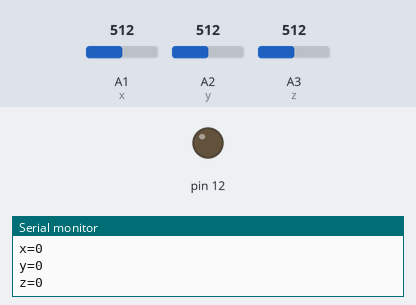
The sketch below on a simulated Arduino Uno, built with avr-gcc and run on an emulated ATmega328P. Shown: output pins drawn as LEDs (lit = HIGH), the last lines printed to the serial monitor. The inputs (shaded band) are chosen by the test bench; at power-on: A1 (x) = 512, A2 (y) = 512, A3 (z) = 512. The modem accepts every AT command (registered, SIM ready, sends succeed) and sends nothing else.

Above: at 9.8 s.
9.9 s: A1 (x) set to 547
11.8 s: A1 (x) set to 581
At 13.2 s:
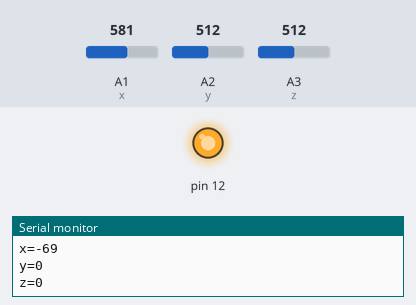
Timing chart, 0 to 16.1 s (numbered marks = the images above; inputs shaded):
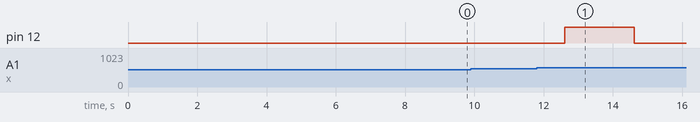

The sketch:

code.ino
```cpp
#include<SoftwareSerial.h>
//#include <TinyGPS.h>

SoftwareSerial gsm(10,11); //make RX arduino line is pin 2, make TX arduino line is pin 3.
//SoftwareSerial gps(4,5);
SoftwareSerial ESP8266(2,3);

#define x A1
#define y A2
#define z A3

int buzzer = 12;
float lati = 12.9410,lon = 77.5655;
String latitude="",longitude="";
String myAPIkey = "VKS0U28B37ENU9VS";

long writingTimer = 17;
long startTime = 0;
long waitTime = 0;
boolean relay1_st = false;
boolean relay2_st = false;
unsigned char check_connection=0;
unsigned char times_check=0;
boolean error;

int xsample=0;
int ysample=0;
int zsample=0;

#define samples 10
#define minVal -50
#define MaxVal 50

//int i=0,k=0;
//int  gps_status=0;
//String Speed="";
//String gpsString="";
//char *test="$GPRMC";

void initModule(String cmd, char *res, int t)
{
  while(1)
  {
    Serial.println(cmd);
    gsm.println(cmd);
    delay(100);
    while(gsm.available()>0)
    {
       if(gsm.find(res))
       {
        Serial.println(res);
        delay(t);
        return;
       }

       else
       {
        Serial.println("Error");
       }
    }
    delay(t);
  }
}

void setup()
{
  gsm.begin(9600);
  Serial.begin(9600);

  Serial.println("Initializing....");
  initModule("AT","OK",1000);
  initModule("ATE1","OK",1000); // characters are echoed from the keyboard to the screen.
  initModule("AT+CPIN?","READY",1000);  //sim card is inserted properly
  initModule("AT+CMGF=1","OK",1000);
  initModule("AT+CNMI=2,2,0,0,0","OK",1000);
  Serial.println("Initialized Successfully");

  for(int i=0;i<samples;i++)
  {
    xsample+=analogRead(x);
    ysample+=analogRead(y);
    zsample+=analogRead(z);
  }

  xsample/=samples;
  ysample/=samples;
  zsample/=samples;

  Serial.println(xsample);
  Serial.println(ysample);
  Serial.println(zsample);
  delay(1000);

  Serial.println("System Ready..");
  ESP8266.begin(9600);

  startTime = millis();
  ESP8266.println("AT+RST");
  delay(2000);
  Serial.println("Connecting to Wifi");
   while(check_connection==0)
  {
    Serial.print(".");
    ESP8266.print("AT+CWJAP=\"No device found\",\"kusu@123\"\r\n");
    ESP8266.setTimeout(5000);
    Serial.println("WIFI CONNECTED");
    break;
  }
  pinMode(12,OUTPUT);
  digitalWrite(12,LOW);

}

void loop()
{
    int value1=analogRead(x);
    int value2=analogRead(y);
    int value3=analogRead(z);

    int xValue=xsample-value1;
    int yValue=ysample-value2;
    int zValue=zsample-value3;

    Serial.print("x=");
    Serial.println(xValue);
    Serial.print("y=");
    Serial.println(yValue);
    Serial.print("z=");
    Serial.println(zValue);

    if(xValue < minVal || xValue > MaxVal  || yValue < minVal || yValue > MaxVal  || zValue < minVal || zValue > MaxVal )
    {

        digitalWrite(12,HIGH);
        delay(2000);
        digitalWrite(12,LOW);
        get_gps();
        Serial.println("Sending SMS");
        Send();
        Serial.println("SMS Sent");
        delay(2000);
        Serial.println("System Ready");

        waitTime = millis()-startTime;
        if (waitTime > (writingTimer*1000))
        {
          readSensors();
          writeThingSpeak();
          startTime = millis();
        }
     }
       delay(1000);
}


void get_gps()
{
    latitude = String(lati,6);
    longitude = String(lon,6);
    Serial.println(latitude+";"+longitude);
    delay(1000);

 }

void Send()
{
   gsm.println("AT");
   delay(500);
   serialPrint();
   gsm.println("AT+CMGF=1");
   delay(500);
   serialPrint();
   gsm.print("AT+CMGS=");
   gsm.print('"');
   gsm.print("+919871708626");    //mobile no. for SMS alert
   gsm.println('"');
   delay(500);
   serialPrint();
   gsm.print("Accident has occured, help required.The gps coordinates are latitude:12.910 and longitude:77.56");
   gsm.print("http://maps.google.com/maps?&z=15&mrt=yp&t=k&q=");
   gsm.print(latitude);
   gsm.print("+");
   gsm.print(longitude);
   gsm.write(char(26));
   delay(2000);
   serialPrint();
}

void serialPrint()
{
  while(gsm.available()>0)
  {
    Serial.print(gsm.read());
  }
}

void readSensors(void)
{
  latitude = lati;
  longitude = lon;
}

void writeThingSpeak(void)
{
  startThingSpeakCmd();
  // preparacao da string GET
  String getStr = "GET /update?api_key=";
  getStr += myAPIkey;
  getStr +="&field1=";
  getStr += String(latitude);
  getStr +="&field2=";
  getStr += String(longitude);
  getStr += "\r\n\r\n";
  GetThingspeakcmd(getStr);
}

void startThingSpeakCmd(void)
{
  ESP8266.flush();
  String cmd = "AT+CIPSTART=\"TCP\",\"";
  cmd += "184.106.153.149"; // api.thingspeak.com IP address
  cmd += "\",80";
  ESP8266.println(cmd);
  Serial.print("Start Commands: ");
  Serial.println(cmd);

  if(ESP8266.find("Error"))
  {
    Serial.println("AT+CIPSTART error");
    return;
  }
}

String GetThingspeakcmd(String getStr)
{
  String cmd = "AT+CIPSEND=";
  cmd += String(getStr.length());
  ESP8266.println(cmd);
  Serial.println(cmd);

  if(ESP8266.find(">"))
  {
    ESP8266.print(getStr);
    Serial.println(getStr);
    delay(500);
    String messageBody = "";
    while (ESP8266.available())
    {
      String line = ESP8266.readStringUntil('\n');
      if (line.length() == 1)
      {
        messageBody = ESP8266.readStringUntil('\n');
      }
    }
    Serial.print("MessageBody received: ");
    Serial.println(messageBody);
    return messageBody;
  }
  else
  {
    ESP8266.println("AT+CIPCLOSE");
    Serial.println("AT+CIPCLOSE");
  }
}
```

Measured:
- the behaviour switches between 562 and 563 on A1 (x) (found by bisection; images 0 and 1)
- after the input at 11.8 s, pin 12: LOW → HIGH after 0.81 s, → LOW 2.0 s later
